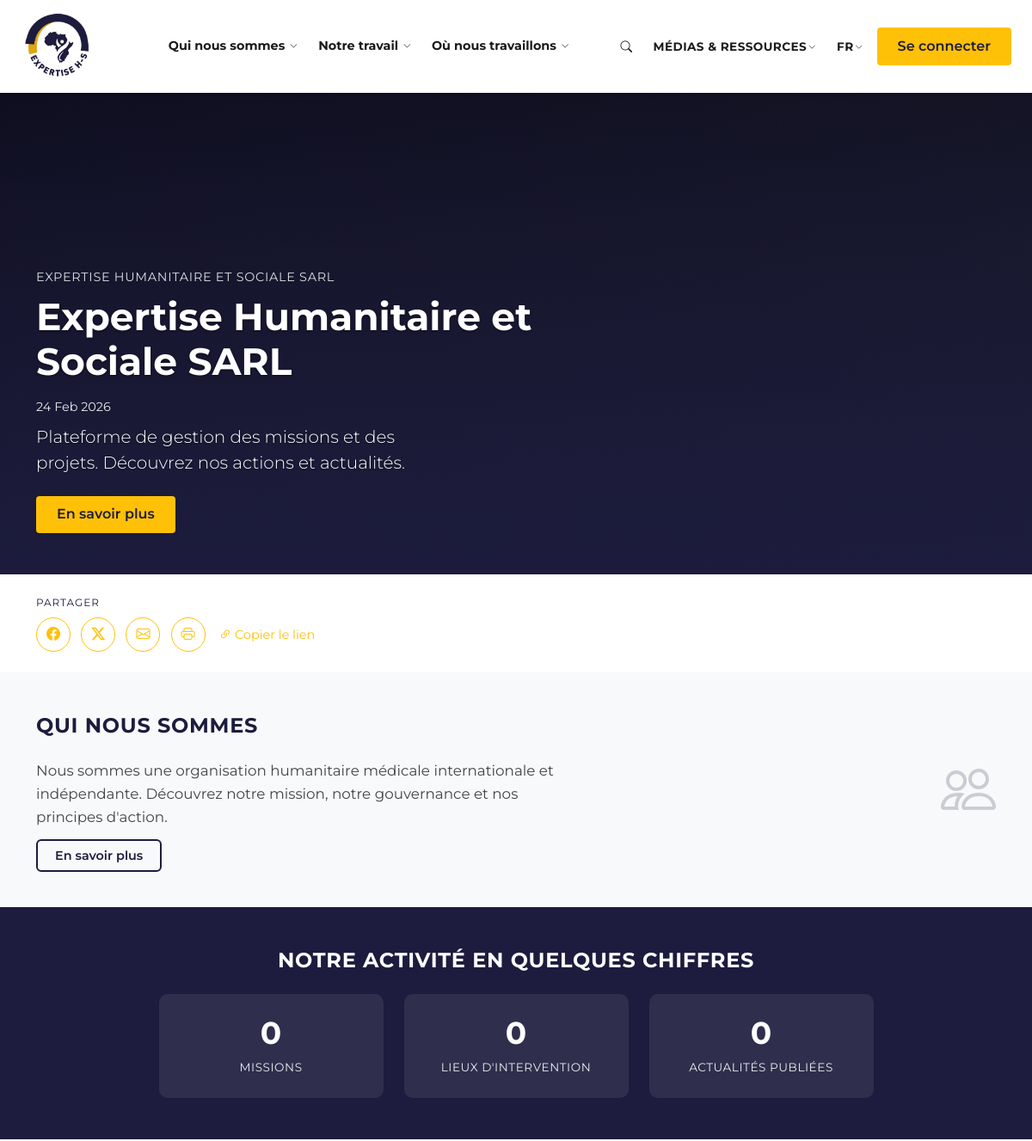
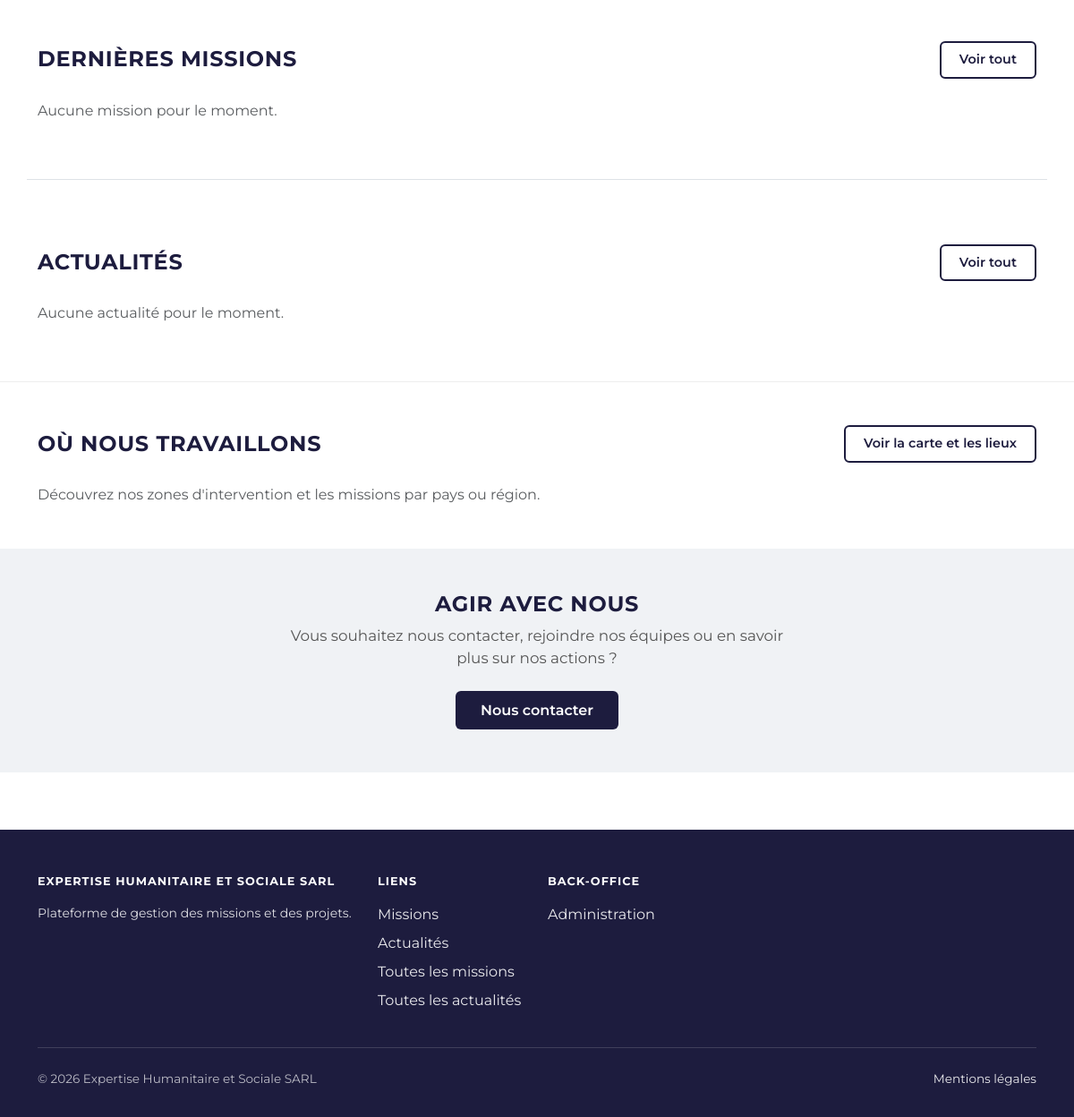
The page / on the database its author committed (2 pictures, top to bottom).
### tables this page shows
CREATE TABLE IF NOT EXISTS `organisation` (
  `id` INT UNSIGNED NOT NULL AUTO_INCREMENT,
  `name` VARCHAR(255) NOT NULL,
  `code` VARCHAR(50) DEFAULT NULL,
  `description` TEXT,
  `address` TEXT,
  `phone` VARCHAR(50),
  `email` VARCHAR(255),
  `website` VARCHAR(255),
  `is_active` TINYINT(1) NOT NULL DEFAULT 1,
  `created_at` TIMESTAMP DEFAULT CURRENT_TIMESTAMP,
  `updated_at` TIMESTAMP DEFAULT CURRENT_TIMESTAMP ON UPDATE CURRENT_TIMESTAMP,
  PRIMARY KEY (`id`),
  UNIQUE KEY `uk_organisation_code` (`code`)
);

### index.php (the view, shortened to what the rows shown need)
<?php
$scriptDir = dirname($_SERVER['SCRIPT_NAME'] ?? '/');
$baseUrl = ($scriptDir === '/' || $scriptDir === '\\') ? '' : rtrim($scriptDir, '/') . '/';
require_once __DIR__ . '/inc/db.php';
try {
    $stmt = $pdo->query("SELECT name, description FROM organisation WHERE is_active = 1 LIMIT 1");
    if ($row = $stmt->fetch()) {
        $organisation = $row;
    }
    $heroAnnouncements = [];
    $stmt = $pdo->query("
        SELECT a.id, a.title, a.content AS description, a.cover_image, a.published_at, a.created_at
        FROM announcement a
        WHERE a.organisation_id = (SELECT id FROM organisation WHERE is_active = 1 LIMIT 1)
          AND (a.published_at IS NULL OR a.published_at <= NOW())
          AND (a.expires_at IS NULL OR a.expires_at > NOW())
        ORDER BY COALESCE(a.published_at, a.created_at) DESC, a.created_at DESC
        LIMIT 3
    ");
    if ($stmt) $heroAnnouncements = $stmt->fetchAll();
} catch (PDOException $e) {
    $pdo = null;
}
require __DIR__ . '/inc/head.php';
require __DIR__ . '/inc/header.php';
?>
    <section class="hero hero-carousel <?= count($heroAnnouncements) > 0 ? 'hero-has-cover' : 'hero-fallback' ?>">
        <?php if (count($heroAnnouncements) > 0): ?>
        <div id="heroAnnouncementsCarousel" class="carousel slide carousel-fade h-100" data-bs-ride="carousel" data-bs-interval="6000">
            <div class="carousel-inner h-100">
                <?php foreach ($heroAnnouncements as $idx => $ann):
                    $slideCover = !empty($ann->cover_image) ? client_asset_url($baseUrl, $ann->cover_image) : '';
                    $slideDesc = '';
                    if (!empty($ann->description)) {
                        $slideDesc = html_entity_decode(strip_tags($ann->description), ENT_QUOTES | ENT_HTML5, 'UTF-8');
                        $slideDesc = preg_replace('/^(Description\s+générale\s*:?\s*|Description\s*:?\s*)/iu', '', $slideDesc);
                        $slideDesc = trim(preg_replace('/\s+/u', ' ', $slideDesc));
                        $slideDesc = mb_substr($slideDesc, 0, 220) . (mb_strlen($slideDesc) > 220 ? '…' : '');
                    }
                    $slideDate = $ann->published_at ? date('d M Y', strtotime($ann->published_at)) : ($ann->created_at ? date('d M Y', strtotime($ann->created_at)) : '');
                ?>
                <div class="carousel-item h-100 <?= $idx === 0 ? 'active' : '' ?>">
                    <?php if ($slideCover): ?>
                    <div class="hero-bg" style="background-image: url('<?= htmlspecialchars($slideCover) ?>');"></div>
                    <?php else: ?>
                    <div class="hero-bg hero-bg-default"></div>
                    <?php endif; ?>
                    <div class="container h-100 d-flex align-items-end">
                        <div class="row w-100 align-items-end">
                            <div class="col-lg-7">
                                <span class="badge-location d-block mb-2">Annonce</span>
                                <h1 class="mb-3"><?= htmlspecialchars($ann->title) ?></h1>
                                <p class="meta mb-2"><?= $slideDate ?></p>
                                <?php if ($slideDesc !== ''): ?>
                                <p class="lead mb-4"><?= htmlspecialchars($slideDesc) ?></p>
                                <?php endif; ?>
                                <a href="<?= $baseUrl ?>announcement.php?id=<?= (int) $ann->id ?>" class="btn btn-read-more">Lire la suite</a>
                            </div>
                        </div>
                    </div>
                </div>
                <?php endforeach; ?>
            </div>
            <?php if (count($heroAnnouncements) > 1): ?>
            <button class="carousel-control-prev" type="button" data-bs-target="#heroAnnouncementsCarousel" data-bs-slide="prev" aria-label="Précédent">
                <span class="carousel-control-prev-icon" aria-hidden="true"></span>
            </button>
            <button class="carousel-control-next" type="button" data-bs-target="#heroAnnouncementsCarousel" data-bs-slide="next" aria-label="Suivant">
                <span class="carousel-control-next-icon" aria-hidden="true"></span>
            </button>
            <div class="carousel-indicators">
                <?php foreach ($heroAnnouncements as $idx => $ann): ?>
                <button type="button" data-bs-target="#heroAnnouncementsCarousel" data-bs-slide-to="<?= $idx ?>" <?= $idx === 0 ? 'class="active" aria-current="true"' : '' ?> aria-label="Annonce <?= $idx + 1 ?>"></button>
                <?php endforeach; ?>
            </div>
            <?php endif; ?>
        </div>
        <?php else: ?>
        <div class="container">
            <div class="row align-items-end">
                <div class="col-lg-7">
                    <span class="badge-location d-block mb-2"><?= $organisation ? htmlspecialchars($organisation->name) : 'Actualité' ?></span>
                    <h1 class="mb-3"><?= $organisation ? htmlspecialchars($organisation->name) : 'Bienvenue sur Expertise' ?></h1>
                    <p class="meta mb-2"><?= date('d M Y') ?></p>
                    <p class="lead mb-4"><?= $organisation && !empty($organisation->description) ? htmlspecialchars(mb_substr($organisation->description, 0, 280)) . (mb_strlen($organisation->description) > 280 ? '…' : '') : 'Plateforme de gestion des missions et des projets. Découvrez nos actions et actualités.' ?></p>
                    <a href="<?= $baseUrl ?>about.php" class="btn btn-read-more">En savoir plus</a>
                </div>
            </div>
        </div>
        <?php endif; ?>
    </section>
    <section class="index-about py-5">
        <div class="container">
            <div class="row align-items-center">
                <div class="col-lg-7">
                    <h2 class="section-heading">Qui nous sommes</h2>
                </div>
            </div>
        </div>
    </section>
    <section class="index-stats py-5">
        <div class="container">
            <h2 class="section-heading text-center mb-4">Notre activité en quelques chiffres</h2>
        </div>
    </section>
    <section class="container py-5" id="missions">
        <div class="d-flex flex-wrap justify-content-between align-items-center mb-4">
            <h2 class="section-heading mb-0">Dernières missions</h2>
        </div>
    </section>
    <section class="container py-5 border-top" id="actualites">
        <div class="d-flex flex-wrap justify-content-between align-items-center mb-4 pt-4">
            <h2 class="section-heading mb-0">Actualités</h2>
        </div>
    </section>
    <section class="index-where py-5">
        <div class="container">
            <div class="d-flex flex-wrap justify-content-between align-items-center mb-4">
                <h2 class="section-heading mb-0">Où nous travaillons</h2>
            </div>
        </div>
    </section>
    <section class="index-cta py-5">
        <div class="container text-center">
            <h2 class="index-cta-title">Agir avec nous</h2>
        </div>
    </section>
<?php require __DIR__ . '/inc/footer.php'; ?>

### inc/footer.php (shortened to what the rows shown need)
    <footer class="site-footer">
        <div class="container">
            <div class="row g-4">
                <div class="col-md-4">
                    <p class="footer-title"><?= $organisation ? htmlspecialchars($organisation->name) : 'Expertise' ?></p>
                    <p class="mb-0 small">Plateforme de gestion des missions et des projets.</p>
                </div>
            </div>
            <div class="footer-bottom d-flex flex-wrap justify-content-between align-items-center gap-2">
                <span>&copy; <?= date('Y') ?> <?= $organisation ? htmlspecialchars($organisation->name) : 'Expertise' ?></span>
                <a href="<?= $baseUrl ?>legal-notice.php">Mentions légales</a>
            </div>
        </div>
    </footer>
</body>
</html>

### rows shown on the page
organisation: name "EXPERTISE HUMANITAIRE ET SOCIALE SARL", name "Expertise Humanitaire et Sociale SARL"

### other values the page prints
$statsMissions "0"
$statsLocations "0"
$statsAnnouncements "0"
